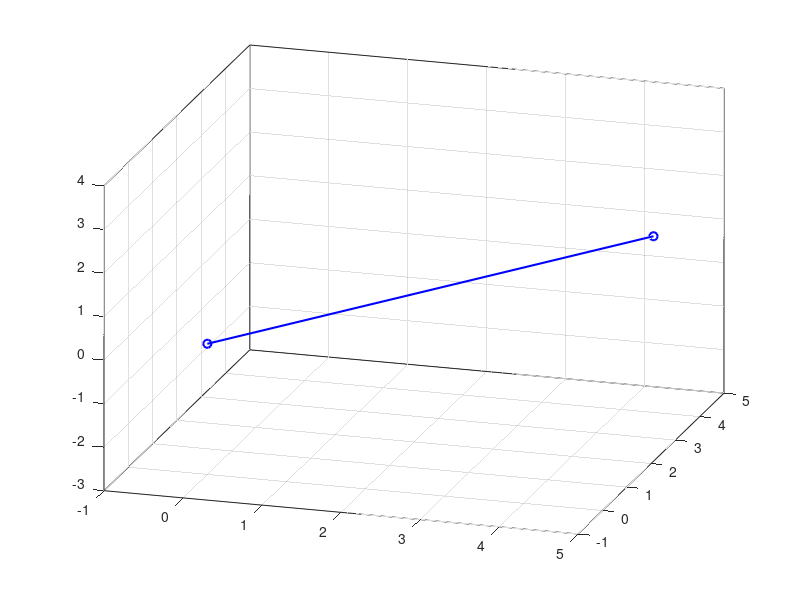

Source code (MATLAB): (Note: this script raises an error after producing the figure.)
clc,clear,close all

load fisheriris
meas = meas(:,1:3);
sample = meas(7,:);
ts = -pi:0.05:pi;

vecs = [1/sqrt(2)*ones(1,numel(ts));sin(ts);cos(ts)];
delayTime = 1/numel(ts);
animFilename = 'animation.gif';
firstFrame = true;

figure
hold(gca,"on"),box(gca,"on"),grid(gca,"on")
xlim([-1,5])
ylim([-1,5])
zlim([-3,4])
view(17.1000,25.8000)
plot3([0,sample(1)],[0,sample(2)],[0,sample(3)], ...
    "Color","b","LineWidth",1.5,"Marker","o","DisplayName","sample")
for i = 1:width(vecs)
    vec = vecs(:,i);
    proj = dot(sample,vec)/(dot(vec,vec))*vec;
    plot3([0,vec(1)],[0,vec(2)],[0,vec(3)], ...
        "Color","r","LineWidth",1,"Marker","o");
    plot3([0,proj(1)],[0,proj(2)],[0,proj(3)], ...
        "Color","k","LineWidth",1,"Marker","o", ...
        "DisplayName","sample projection")
    fig = gcf();
    im = getframe(fig);
    [A,map] = rgb2ind(im.cdata,256);
    if firstFrame
        firstFrame = false;
        imwrite(A,map,animFilename, LoopCount=Inf, DelayTime=delayTime);
    else
        imwrite(A,map,animFilename, WriteMode="append", DelayTime=delayTime);
    end
end
